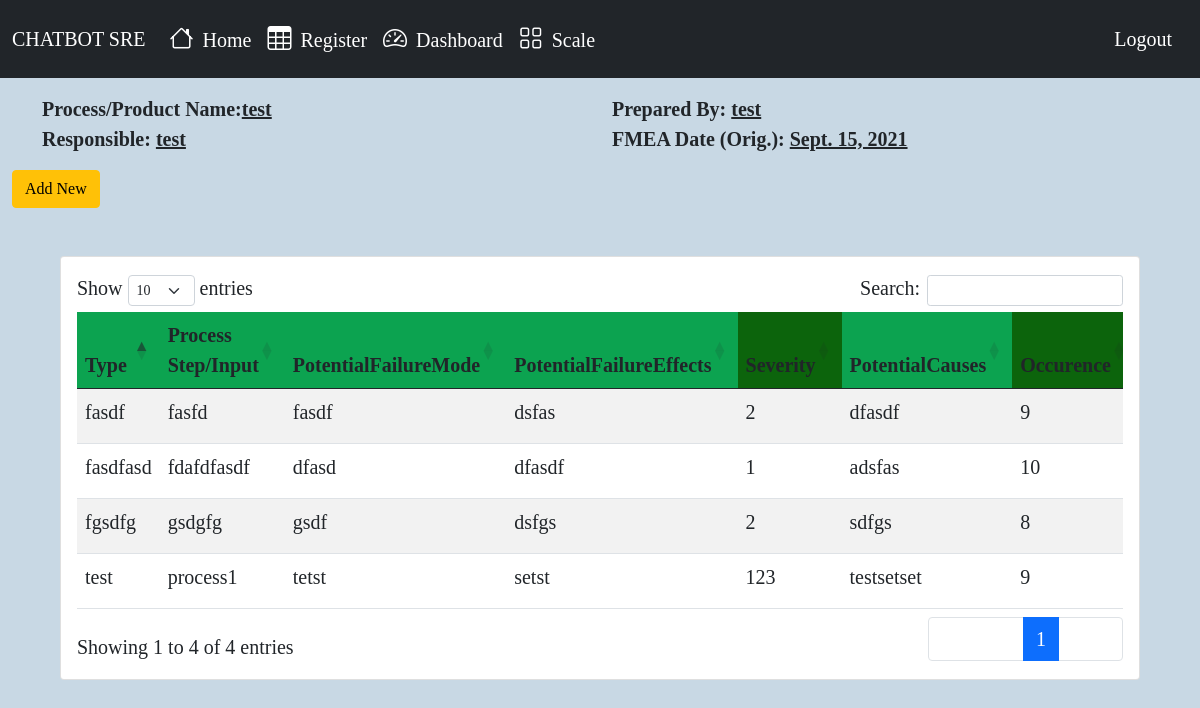
Page /fmea/fmView (signed in) on the earlier database version.
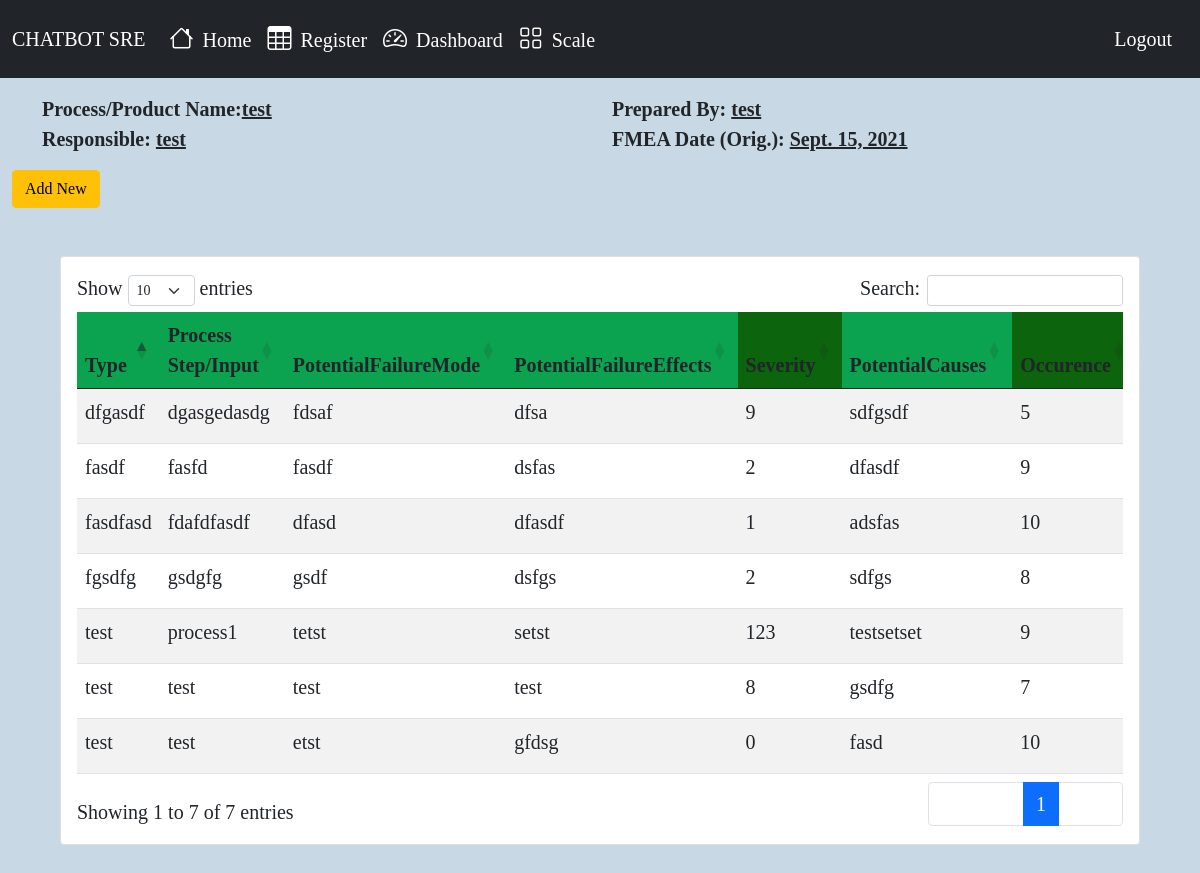
Same page on the later database version.
### fmea_form/models.py (models this page shows, shortened)
class FmeaProcess(models.Model):
    processType=models.CharField(max_length=1024,null=True)
    fmeaRegister= models.ForeignKey(FmeaRegister, on_delete=models.CASCADE)
    processStep= models.CharField(max_length=1024)
    potentialFaliureMode= models.CharField(max_length=1024)
    potentialFailureEffect= models.CharField(max_length=1024)
    severity = models.IntegerField(choices=severity_choices,default=0)
    potentialCause= models.CharField(max_length=1024)
    occurence = models.IntegerField(choices=occurance_choices,default=0)
    currentControls= models.CharField(max_length=1024)
    detection = models.IntegerField(choices=severity_choices,default=0)
    actionRecommended= models.CharField(max_length=1024)
    responsiblePerson= models.CharField(max_length=200)
    actionTaken= models.CharField(max_length=1024)
    reference = models.CharField(max_length=1024,default=None)
    status=models.BooleanField(choices=status,default=0)
    finalSeverity=models.IntegerField(default=0)
    finalOccurence=models.IntegerField(default=0)
    finalDetection=models.IntegerField(default=0)
    @property
    def rpn(self):
        return self.severity*self.occurence*self.detection
    @property
    def finalRPN(self):
        return self.finalSeverity*self.finalOccurence*self.finalDetection
    @property
    def riskLevel(self):
        return self.severity*self.detection

### fmea_form/views.py (the view)
# urls.py: path('fmView',views.view_process,name="view_fmea"),
@login_required
def view_process(request):
    context={}
    context["dataset"]=FmeaProcess.objects.all()
    context["proc1"]=FmeaRegister.objects.get(id=1)
    return render(request,"view_process.html",context)

### fmea_form/templates/view_process.html (shortened to what this page needs)
{% extends "base.html" %}
{% load static %}
{% block content %}
  <div class="container-fluid bgcolor">
  <div class="container mt-3 ">
    <div class="row fw-bold">
      <div class="col-md-6">
        Process/Product Name:<u>{{proc1.process}}</u>
      </div>
      <div class="col-md-6">
        Prepared By: <u>{{proc1.preparedBy}}	</u>
      </div>
    </div>
    <div class="row fw-bold">
      <div class="col-md-6">
        Responsible: <u>{{proc1.responsible}}</u>
      </div>
      <div class="col-md-6">
        FMEA Date (Orig.): <u>{{proc1.date }}	</u>
      </div>
    </div>
  </div>
      <div class="row mt-3">
          <a href="{% url 'fmeaprocess' %}" class="float-right"><button class="btn btn-warning ">Add New</button></a>
      </div>
      <div class="card  m-5 p-3" >
          <div class="table-responsive">
              <table class="table table-striped mt-3 " id="table_id" >
                  <thead class="thead-dark">
                    <tr class="head-color">
                       <th>Type</th>
                       <th>Process Step/Input</th>
                       <th>PotentialFailureMode</th>
                       <th>PotentialFailureEffects</th>
                       <th class="row-color"><div>Severity</div> </th>
                       <th>PotentialCauses</th>
                       <th class="row-color">Occurence</th>
                      </tr>
                    </thead>
                    <tbody>
                          {% for data in dataset %}
                          <tr>
                              <td>{{data.processType}}</td>
                              <td>{{data.processStep}}</td>
                              <td>{{data.potentialFaliureMode}}</td>
                              <td>{{data.potentialFailureEffect}}</td>
                              <td>{{data.severity}}</td>
                              <td>{{data.potentialCause}}</td>
                              <td>{{data.occurence}}</td>
                          </tr>
                          {% endfor %}
                    </tbody>
              </table>
          </div>
      </div>
  </div>
{% endblock %}

Differences in the rows shown:
added FmeaProcess: processType "test", processStep "test", potentialFaliureMode "test", potentialFailureEffect "test", severity "8", potentialCause "gsdfg", occurence "7"
added FmeaProcess: processType "test", processStep "test", potentialFaliureMode "etst", potentialFailureEffect "gfdsg", severity "0", potentialCause "fasd", occurence "10"
added FmeaProcess: processType "dfgasdf", processStep "dgasgedasdg", potentialFaliureMode "fdsaf", potentialFailureEffect "dfsa", severity "9", potentialCause "sdfgsdf", occurence "5"
Other differences:
text written by a page script: "Show entries Search: Showing 1 to 4 of 4 entries 1" → "Show entries Search: Showing 1 to 7 of 7 entries 1"
